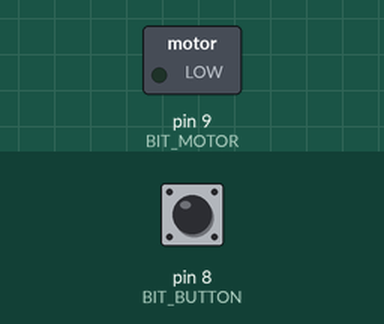
The sketch below on a simulated Arduino Uno, built with avr-gcc and run on an emulated ATmega328P. Parts: switched loads named in the sketch (green lamp = pin HIGH). The inputs (shaded band) are chosen by the test bench; at power-on: pin 8 (BIT_BUTTON) HIGH.

Above: at 1.2 s.
1.3 s: pin 8 (BIT_BUTTON) pulled LOW for 0.15 s
At 1.37 s:
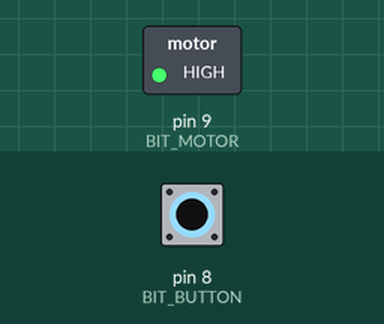
2.9 s: pin 8 (BIT_BUTTON) pulled LOW for 3.2 s
At 6.5 s:
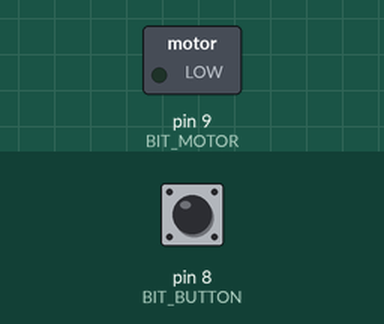
Timing chart, 0 to 8.0 s (numbered marks = the images above; inputs shaded):
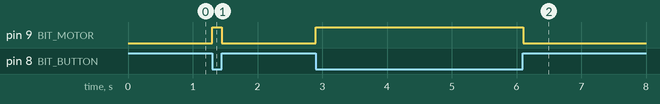

Measured:
- after the input at 1.3 s, pin 9 (BIT_MOTOR): LOW → HIGH at once, → LOW 0.15 s later
- after the input at 2.9 s, pin 9 (BIT_MOTOR): LOW → HIGH at once, → LOW 3.2 s later

The sketch:

Lab3PartD.ino
```cpp
#define REG_DDR_BUTTON DDRB
#define REG_PORT_BUTTON PORTB
#define REG_PIN_BUTTON PINB
#define BIT_BUTTON 0

#define REG_DDR_MOTOR DDRB
#define REG_PORT_MOTOR PORTB
#define REG_PIN_MOTOR PINB
#define BIT_MOTOR 1

void setup()
{
  REG_DDR_BUTTON &= ~_BV(BIT_BUTTON);
  REG_DDR_MOTOR |= _BV(BIT_MOTOR);

  REG_PORT_BUTTON |= _BV(BIT_BUTTON);
}

void loop()
{
  if(!(REG_PIN_BUTTON & _BV(BIT_BUTTON))){
    REG_PORT_MOTOR |= _BV(BIT_MOTOR);
  }else{
    REG_PORT_MOTOR &= ~_BV(BIT_MOTOR);
  }
  delay(10);
}
```
